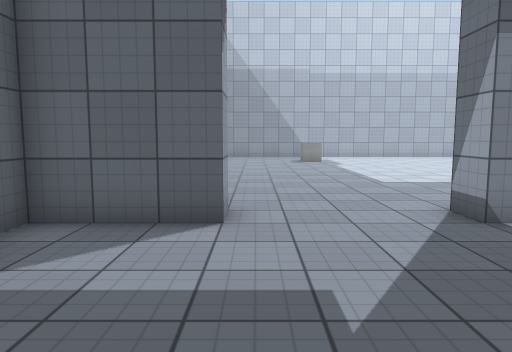
View 1 (above)

17 first-person views from a walk through a Unity game level. The camera is 1.3 m above the floor, tilts 6° down and sees 70° across. The floor is counted in squares, 1 m on a side. Each view is taken from the middle of a square. On the plan, view 1 faces up. The plan holds only what a view shows up to about 15 squares ahead; the rest is blank. The place goes on beyond the plan. The player character is not drawn. Door leaves are left out, so doorways stand open. Surface patterns are stand-ins for the level's own textures.

View 2
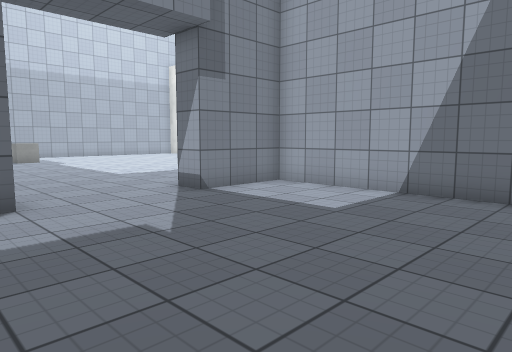

View 3
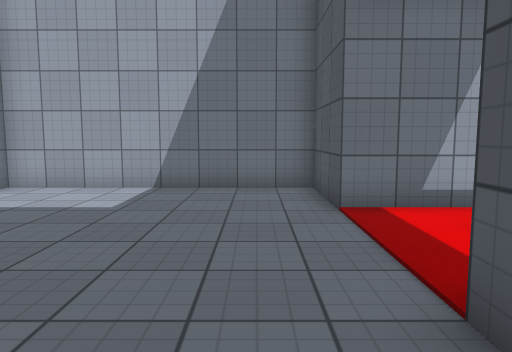

View 4
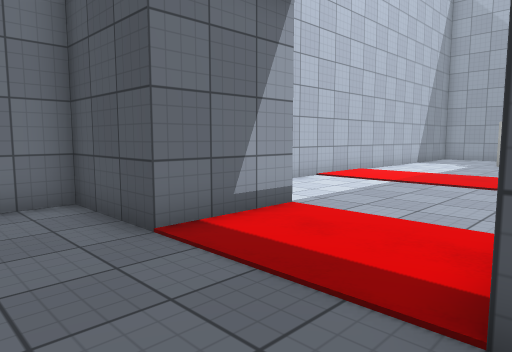

View 5
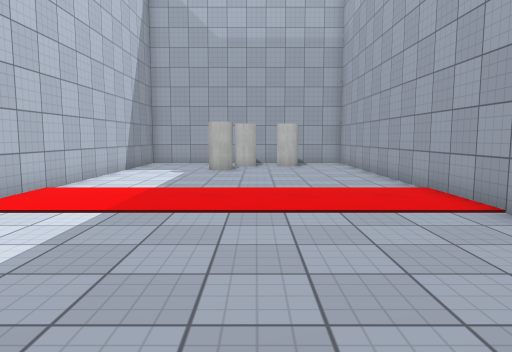

View 6
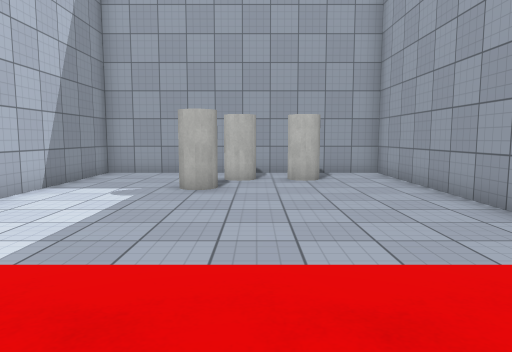

View 7
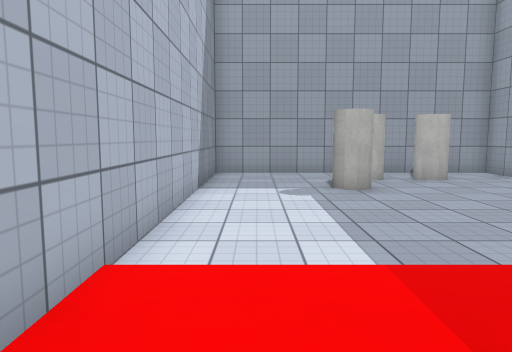

View 8
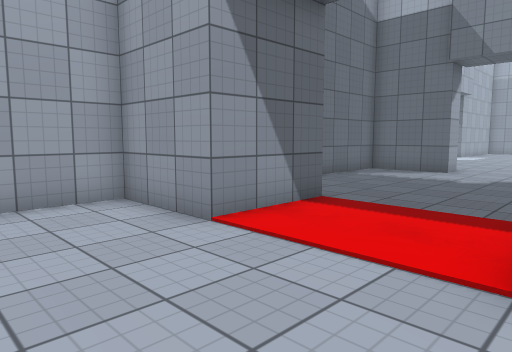

View 9
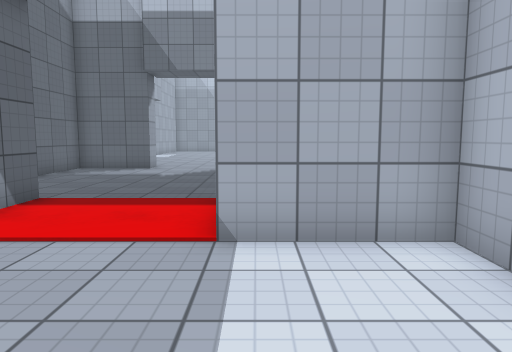

View 10
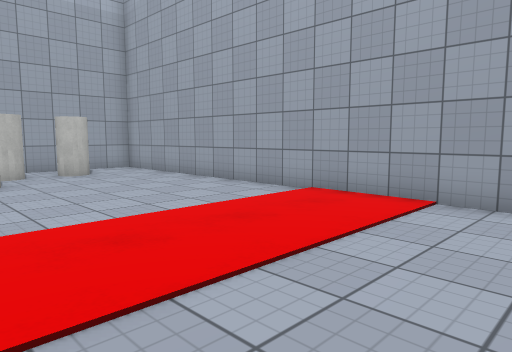

View 11
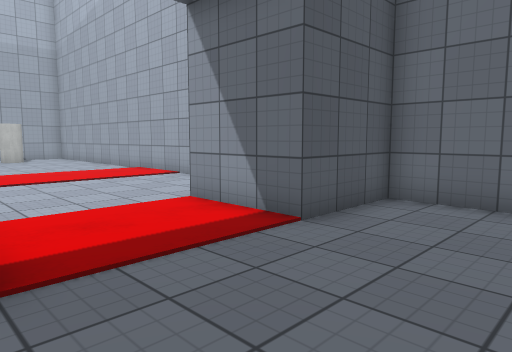

View 12
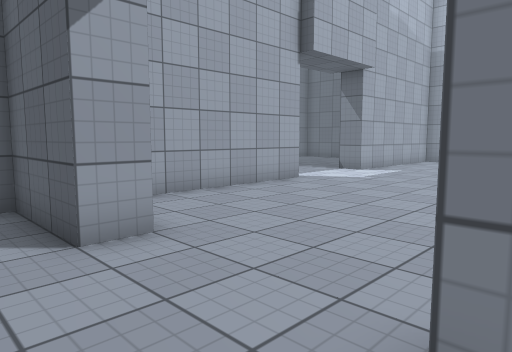

View 13
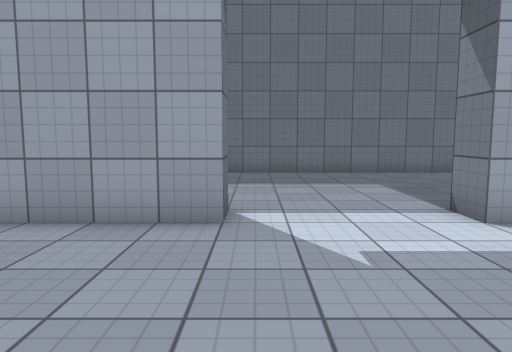

View 14
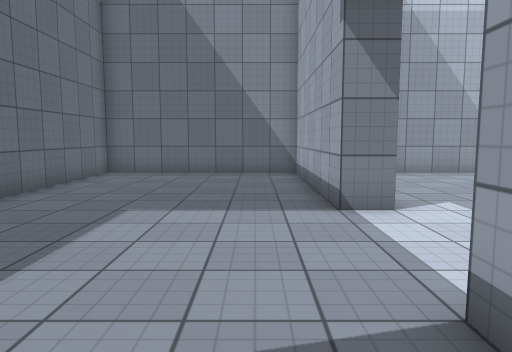

View 15
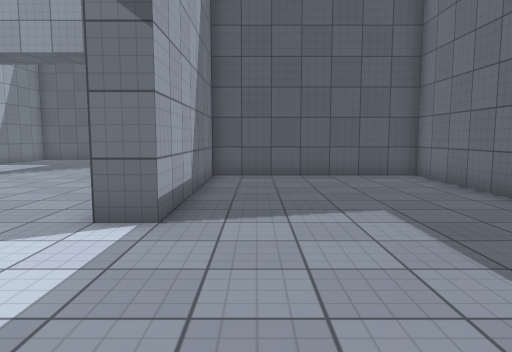

View 16
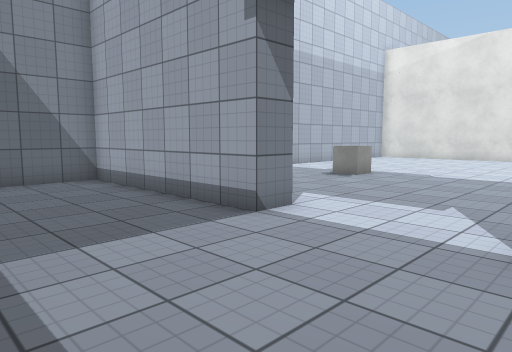

View 17
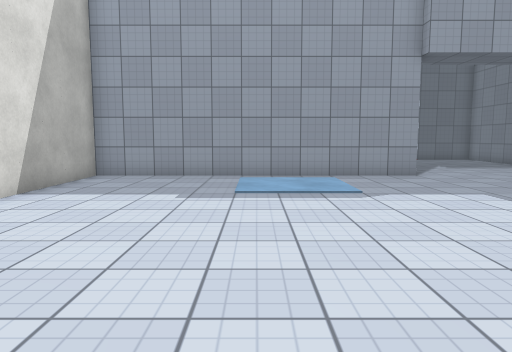

### Floor plan
Ten units are one square. View 1 is at (0, 0); x grows to the right and y downward. Boxes are objects, and circles mark ways between rooms. Rooms are numbered by the first view taken in them; rooms with no view inside come last. Other rooms are left out.
<svg viewBox="-120 -250 280 490">
<path fill="none" stroke="#000" d="M-35 92 -35 235 65 235 65 91M65 65 65 55 35 55 35 25 65 25 65 -55 35 -55M-35 2 -35 25 -5 25 -5 55 -35 55 -35 78M-5 -55 -35 -55 -35 -18M21 -245 -9 -245M-35 -135 -35 -81M35 -65 145 -65M-45 -175 -45 -245 -115 -245 -115 -129M-115 -112 -115 -65 -45 -65 -45 -135"/>
<rect x="-15" y="205" width="20" height="20" fill="#bbb"><title>barrel</title></rect>
<rect x="5" y="205" width="20" height="20" fill="#bbb"><title>barrel</title></rect>
<rect x="15" y="185" width="20" height="20" fill="#bbb"><title>barrel</title></rect>
<rect x="25" y="-205" width="10" height="10" fill="#bbb"><title>block</title></rect>
<rect x="135" y="-75" width="10" height="10" fill="#bbb"><title>block</title></rect>
<rect x="145" y="-75" width="10" height="10" fill="#bbb"><title>block</title></rect>
<rect x="145" y="-85" width="10" height="10" fill="#bbb"><title>block</title></rect>
<rect x="145" y="-95" width="10" height="10" fill="#bbb"><title>block</title></rect>
<rect x="145" y="-105" width="10" height="10" fill="#bbb"><title>block</title></rect>
<rect x="145" y="-115" width="10" height="10" fill="#bbb"><title>block</title></rect>
<circle cx="15" cy="-60" r="3" fill="#2a7"/>
<circle cx="-40" cy="-155" r="3" fill="#2a7"/>
<text x="10" y="90">1</text>
<text x="60" y="-160">2</text>
<text x="-80" y="-160">3</text>
</svg>
Room 1 opens to room 2. Room 2 opens to room 3.

Where each view was taken, in squares from view 1:
view 1: 0 up, 0 right, facing up
view 2: 2 down, 2 left, facing up-right
view 3: 1 down, 3 left, facing right
view 4: 0 up, 1 left, facing down-right
view 5: 4 down, 1 right, facing down
view 6: 10 down, 1 right, facing down
view 7: 10 down, 5 right, facing down
view 8: 9 down, 4 right, facing up-left
view 9: 10 down, 4 right, facing up
view 10: 8 down, 4 right, facing down-left
view 11: 1 up, 4 right, facing down-left
view 12: 4 up, 4 right, facing up-left
view 13: 14 up, 2 right, facing left
view 14: 11 up, 6 left, facing up
view 15: 19 up, 6 left, facing down
view 16: 13 up, 9 left, facing up-right
view 17: 19 up, 9 right, facing down
